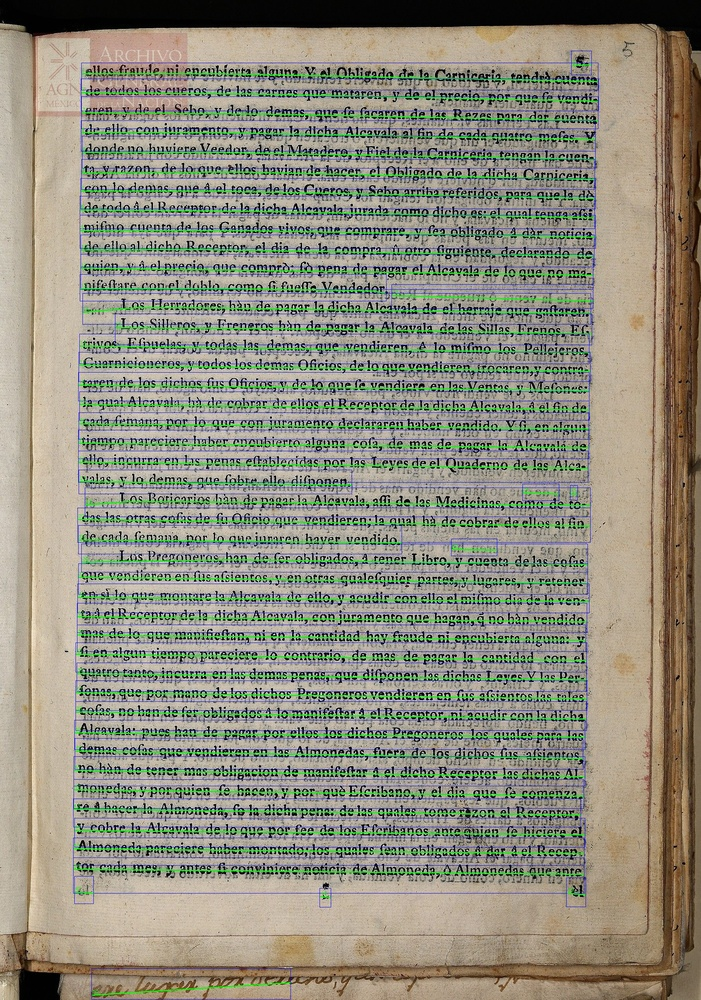
#> input picture kraken_segmentation_test.jpg, 701 x 1000 px, shrunk from 1810 x 2582 before the run
$ python preprocess_conservative.py ../../kraken_segmentation_test.jpg
#> lines starting #> are read from the running program, lines starting #| are printed output that depends on the picture; long printed decimals are rounded
# Save as preprocess_conservative.py
import cv2
import numpy as np
from PIL import Image
import os

def preprocess_conservative(image_path: str, output_path: str = None) -> np.ndarray:
    """
    Conservative preprocessing pipeline:
    1. Extract best colour channel
    2. Denoise
    3. CLAHE contrast enhancement
    4. Gentle sharpening
    """
#> called with image_path = '../../kraken_segmentation_test.jpg'
    if output_path is None:
        base, ext = os.path.splitext(image_path)
        output_path = base + '_clean' + ext

    # Load image
    img = cv2.imread(image_path)
#> img is the input picture: shape (1000, 701, 3); mean B, G, R 126.2, 142.2, 143
    if img is None:
        raise ValueError(f"Could not load image: {image_path}")

    # Step 1 — Extract the best channel for ink visibility
    # For aged documents on yellowed paper, the blue channel
    # often has the highest contrast between ink and paper
    b, g, r = cv2.split(img)
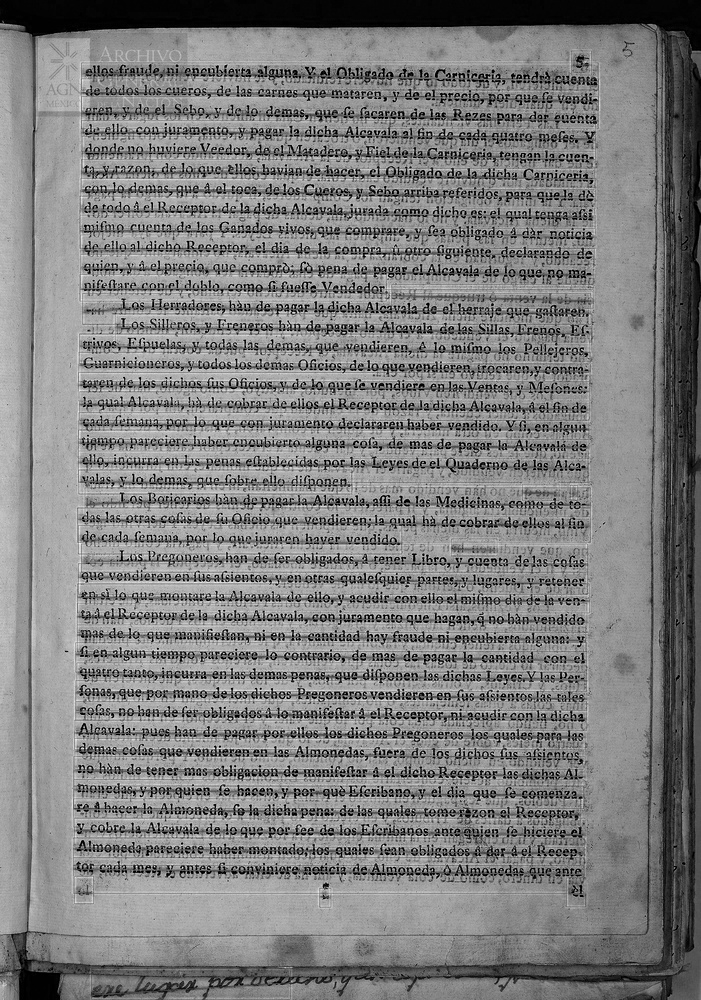
#> b: shape (1000, 701); min 0, max 255, mean 126.2
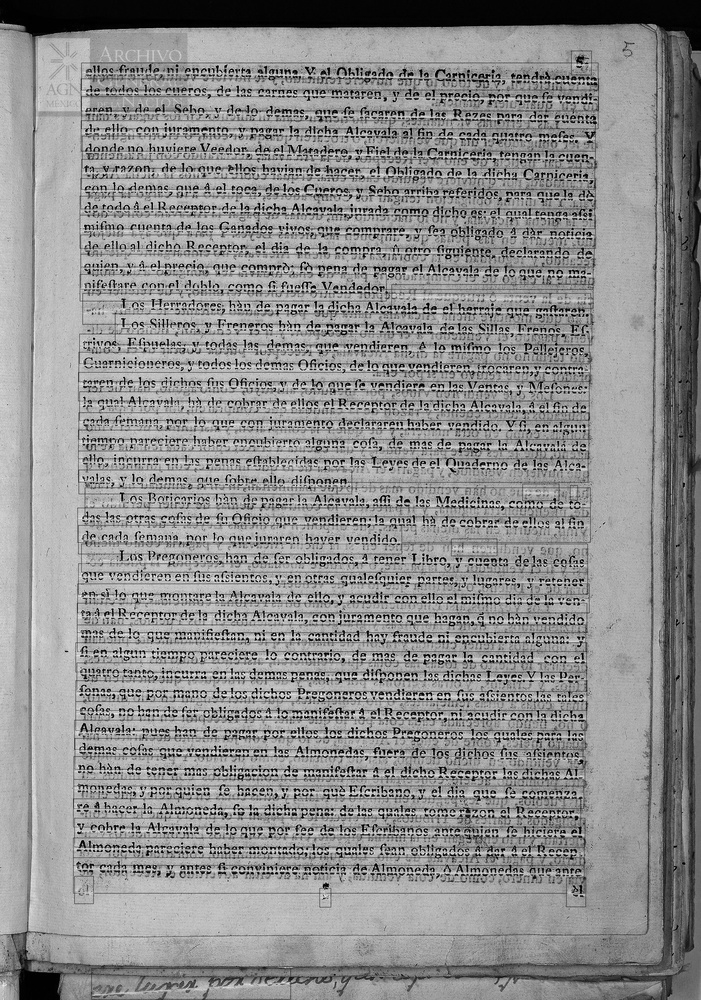
#> g: shape (1000, 701); min 0, max 255, mean 142.2
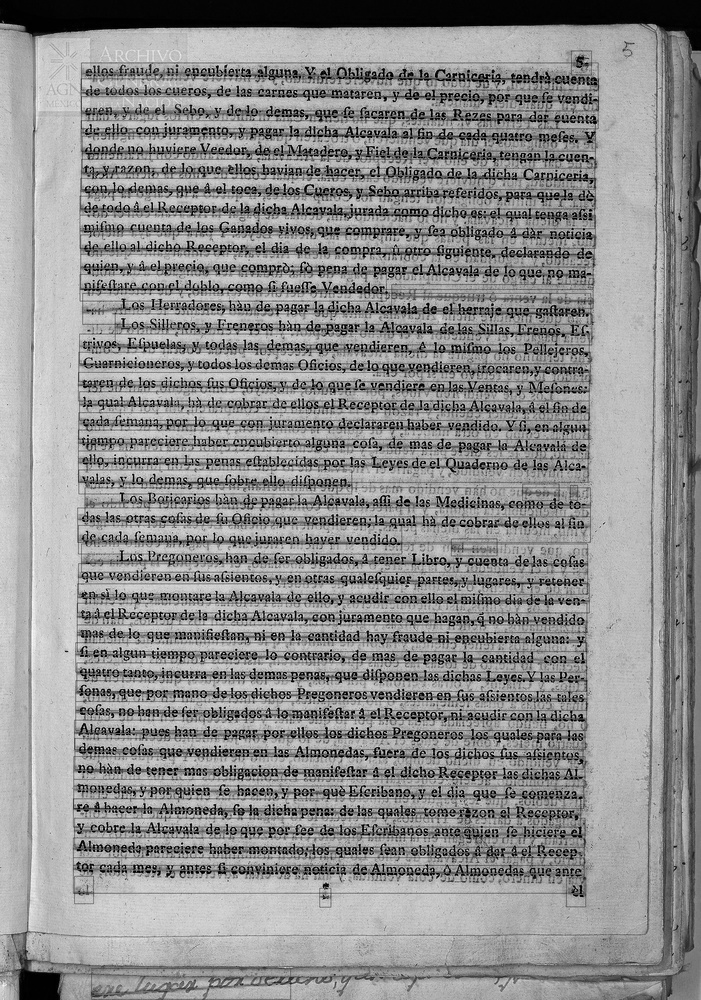
#> r: shape (1000, 701); min 0, max 252, mean 143

    # Score each channel by its standard deviation (higher = more contrast)
    scores = {
        'blue':  np.std(b),
        'green': np.std(g),
        'red':   np.std(r)
    }
#> scores = {'blue': 51.22, 'green': 51.55, 'red': 56.18}
    best_channel = max(scores, key=scores.get)
#> best_channel = 'red'
    channel_map  = {'blue': b, 'green': g, 'red': r}
    grey = channel_map[best_channel]
    print(f"Best channel: {best_channel} (scores: {scores})")
#| Best channel: red (scores: {'blue': 51.222, 'green': 51.549, 'red': 56.177})

    # Step 2 — Denoise while preserving edges
    # h=10 is gentle, increase to 15-20 if bleed-through is heavy
    denoised = cv2.fastNlMeansDenoising(grey, h=10, templateWindowSize=7,
                                         searchWindowSize=21)

    # Step 3 — CLAHE (Contrast Limited Adaptive Histogram Equalisation)
    # Improves local contrast without blowing out highlights
    # clipLimit controls how aggressively contrast is enhanced
    # tileGridSize controls the local region size
    clahe = cv2.createCLAHE(clipLimit=2.0, tileGridSize=(8, 8))
    enhanced = clahe.apply(denoised)
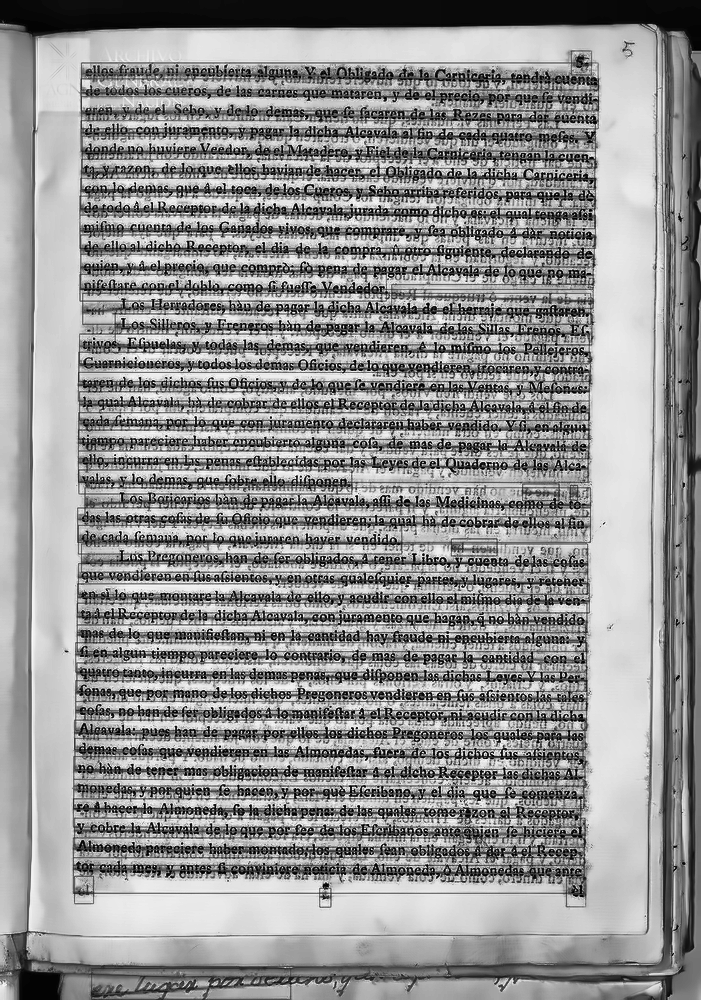
#> enhanced: shape (1000, 701); min 0, max 254, mean 146.5

    # Step 4 — Gentle unsharp mask to sharpen letter edges
    blurred = cv2.GaussianBlur(enhanced, (0, 0), 3)
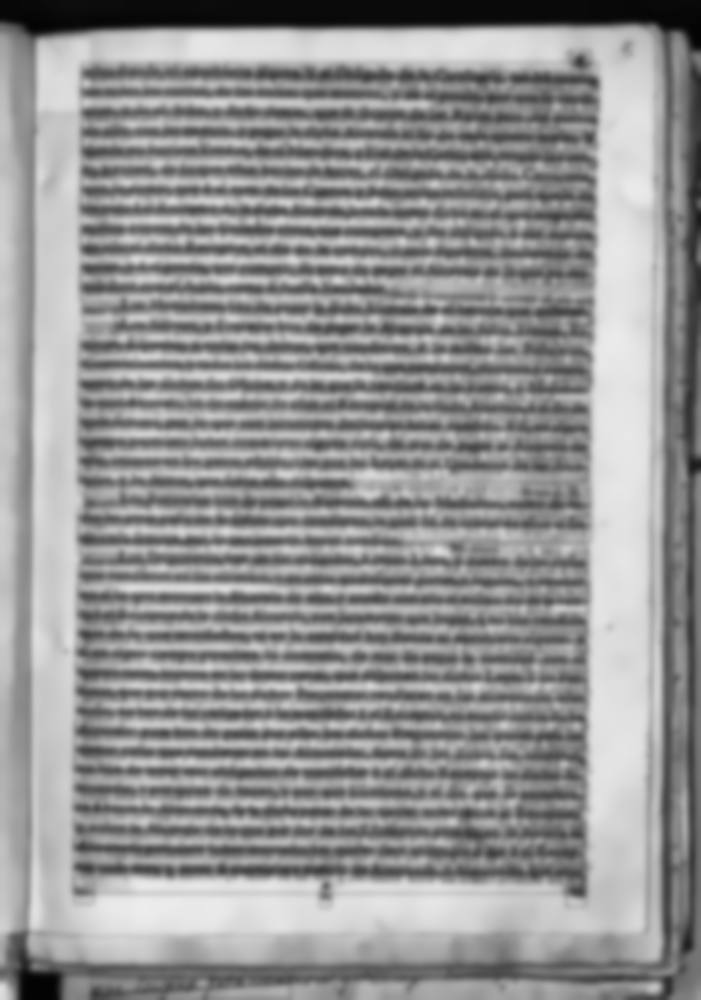
#> blurred: shape (1000, 701); min 3, max 236, mean 146.5
    sharpened = cv2.addWeighted(enhanced, 1.5, blurred, -0.5, 0)

    # Save result
    cv2.imwrite(output_path, sharpened)
    print(f"Saved to: {output_path}")
    return sharpened


if __name__ == '__main__':
    import sys
    if len(sys.argv) < 2:
        print("Usage: python preprocess_conservative.py image.jpg")
        sys.exit(1)
    preprocess_conservative(sys.argv[1])
